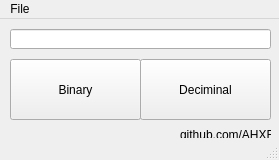
<?xml version="1.0" encoding="UTF-8"?>
<ui version="4.0">
 <class>MainWindow</class>
 <widget class="QMainWindow" name="MainWindow">
  <property name="geometry">
   <rect>
    <x>0</x>
    <y>0</y>
    <width>279</width>
    <height>160</height>
   </rect>
  </property>
  <property name="windowTitle">
   <string>Binary-Deciminal Converter</string>
  </property>
  <widget class="QWidget" name="centralWidget">
   <widget class="QLineEdit" name="txtNum">
    <property name="geometry">
     <rect>
      <x>10</x>
      <y>10</y>
      <width>261</width>
      <height>20</height>
     </rect>
    </property>
   </widget>
   <widget class="QPushButton" name="binaryButton">
    <property name="geometry">
     <rect>
      <x>10</x>
      <y>40</y>
      <width>131</width>
      <height>61</height>
     </rect>
    </property>
    <property name="text">
     <string>Binary</string>
    </property>
   </widget>
   <widget class="QPushButton" name="decimalButton">
    <property name="geometry">
     <rect>
      <x>140</x>
      <y>40</y>
      <width>131</width>
      <height>61</height>
     </rect>
    </property>
    <property name="text">
     <string>Deciminal</string>
    </property>
   </widget>
   <widget class="QLabel" name="label">
    <property name="geometry">
     <rect>
      <x>180</x>
      <y>100</y>
      <width>91</width>
      <height>31</height>
     </rect>
    </property>
    <property name="text">
     <string>github.com/AHXR</string>
    </property>
   </widget>
  </widget>
  <widget class="QMenuBar" name="menuBar">
   <property name="geometry">
    <rect>
     <x>0</x>
     <y>0</y>
     <width>279</width>
     <height>18</height>
    </rect>
   </property>
   <widget class="QMenu" name="menuBinary_Deciminal_Converter">
    <property name="title">
     <string>File</string>
    </property>
    <widget class="QMenu" name="menuBits">
     <property name="title">
      <string>Bits</string>
     </property>
     <addaction name="action8_2"/>
     <addaction name="action16"/>
     <addaction name="action32"/>
     <addaction name="action64"/>
     <addaction name="action128"/>
     <addaction name="action256"/>
    </widget>
    <addaction name="menuBits"/>
    <addaction name="actionExit"/>
   </widget>
   <addaction name="menuBinary_Deciminal_Converter"/>
  </widget>
  <widget class="QStatusBar" name="statusBar"/>
  <action name="actionExit">
   <property name="text">
    <string>Exit</string>
   </property>
  </action>
  <action name="action8_2">
   <property name="checkable">
    <bool>true</bool>
   </property>
   <property name="text">
    <string>8</string>
   </property>
  </action>
  <action name="action32">
   <property name="checkable">
    <bool>true</bool>
   </property>
   <property name="text">
    <string>32</string>
   </property>
  </action>
  <action name="action16">
   <property name="checkable">
    <bool>true</bool>
   </property>
   <property name="text">
    <string>16</string>
   </property>
  </action>
  <action name="action64">
   <property name="checkable">
    <bool>true</bool>
   </property>
   <property name="text">
    <string>64</string>
   </property>
  </action>
  <action name="action128">
   <property name="checkable">
    <bool>true</bool>
   </property>
   <property name="text">
    <string>128</string>
   </property>
  </action>
  <action name="action256">
   <property name="checkable">
    <bool>true</bool>
   </property>
   <property name="text">
    <string>256</string>
   </property>
  </action>
 </widget>
 <layoutdefault spacing="6" margin="11"/>
 <resources/>
 <connections/>
</ui>
